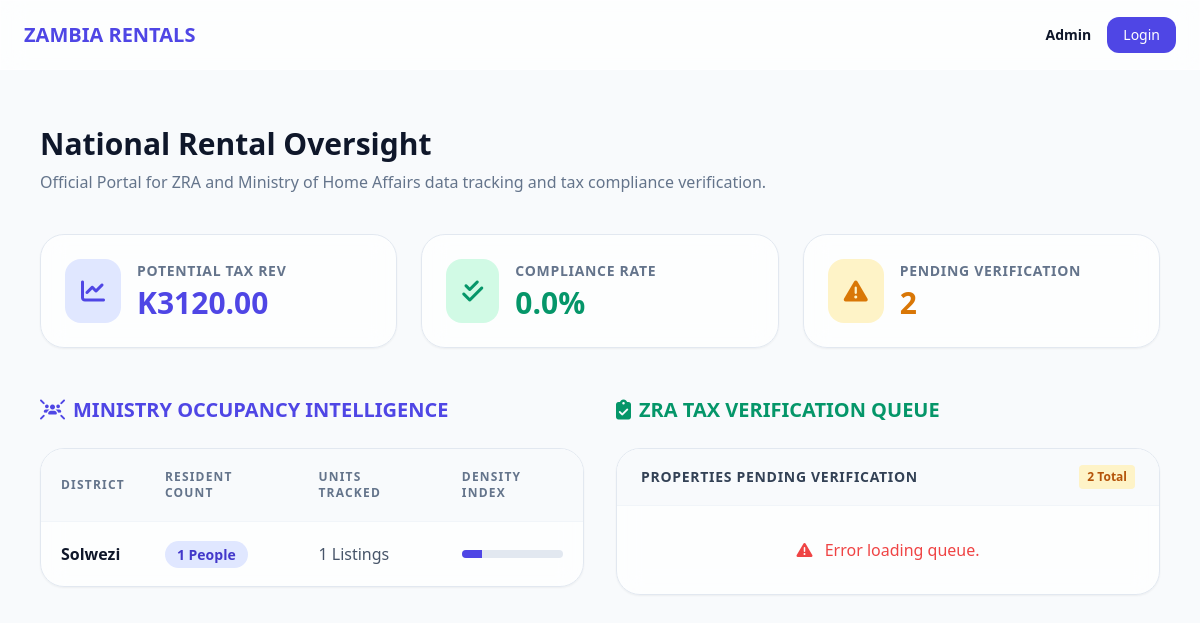
The app's page /gov/oversight/ (signed in) with its own data.
### core/models.py (models this page shows)
class Property(models.Model):
    CATEGORY_CHOICES = (
        ('RESIDENTIAL', 'Residential House/Apartment'),
        ('BOARDING', 'Student Boarding House'),
        ('LODGE', 'Lodge/Short-stay'),
    )
    owner = models.ForeignKey(settings.AUTH_USER_MODEL, on_delete=models.CASCADE, related_name='properties')
    title = models.CharField(max_length=255)
    category = models.CharField(max_length=20, choices=CATEGORY_CHOICES, default='RESIDENTIAL')
    province = models.CharField(max_length=50, default="Lusaka")
    district = models.CharField(max_length=50)
    area_name = models.CharField(max_length=100, blank=True)
    street_address = models.CharField(max_length=255, blank=True)
    price = models.DecimalField(max_digits=10, decimal_places=2)
    is_tax_compliant = models.BooleanField(default=False)
    created_at = models.DateTimeField(auto_now_add=True)
    def estimated_annual_tax(self):
        annual_income = self.price * 12
        policy = TaxPolicy.objects.first()
        if not policy: return 0.00
        return round((annual_income * policy.percentage) / 100, 2)

### core/views.py (the view)
# urls.py: path('gov/oversight/', official_dashboard_page, name='gov-dashboard'),
@login_required
def official_dashboard_page(request):
    if request.user.user_type != 'OFFICIAL':
        return render(request, '403.html')
    all_properties = Property.objects.all()
    total_annual_tax_potential = sum(p.estimated_annual_tax() for p in all_properties)
    compliant_count = all_properties.filter(is_tax_compliant=True).count()
    non_compliant_count = all_properties.filter(is_tax_compliant=False).count()
    occupancy_stats = (
        RentalAgreement.objects.filter(is_active=True)
        .values('property__district')
        .annotate(
            total_people=Sum('number_of_occupants'),
            property_count=Count('property', distinct=True)
        )
        .order_by('-total_people')
    )
    context = {
        'total_tax': total_annual_tax_potential,
        'compliance_rate': (compliant_count / all_properties.count() * 100) if all_properties.count() > 0 else 0,
        'non_compliant_count': non_compliant_count,
        'occupancy_stats': occupancy_stats,
    }
    return render(request, 'official_dashboard.html', context)

### templates/official_dashboard.html (shortened to what this page needs)
{% load static %}
<!DOCTYPE html>
<html lang="en">
<head>
    <script src="https://cdn.tailwindcss.com"></script>
    <link rel="stylesheet" href="https://cdnjs.cloudflare.com/ajax/libs/font-awesome/6.5.1/css/all.min.css">
    <link rel="stylesheet" href="{% static 'css/global.css' %}">
</head>
<body class="bg-slate-50 min-h-screen text-slate-900">
    {% include 'navbar.html' %}
    <main class="max-w-6xl mx-auto px-4 py-8">
        <header class="mb-10">
            <h1 class="text-3xl font-bold text-slate-900">National Rental Oversight</h1>
            <p class="text-slate-500 mt-2">Official Portal for ZRA and Ministry of Home Affairs data tracking and tax compliance verification.</p>
        </header>
        <div class="grid grid-cols-1 md:grid-cols-3 gap-6 mb-12">
            <div class="glass-card p-6 rounded-3xl border border-slate-200 shadow-sm flex items-center">
                <div class="bg-indigo-100 text-indigo-600 p-4 rounded-2xl mr-4">
                    <i class="fas fa-chart-line text-2xl"></i>
                </div>
                <div>
                    <p class="text-slate-500 text-sm font-semibold uppercase tracking-wider">Potential Tax Rev</p>
                    <h2 class="text-3xl font-black mt-1 text-indigo-600">K{{ total_tax|floatformat:2 }}</h2>
                </div>
            </div>
            <div class="glass-card p-6 rounded-3xl border border-slate-200 shadow-sm flex items-center">
                <div class="bg-emerald-100 text-emerald-600 p-4 rounded-2xl mr-4">
                    <i class="fas fa-check-double text-2xl"></i>
                </div>
                <div>
                    <p class="text-slate-500 text-sm font-semibold uppercase tracking-wider">Compliance Rate</p>
                    <h2 class="text-3xl font-black mt-1 text-emerald-600">{{ compliance_rate|floatformat:1 }}%</h2>
                </div>
            </div>
            <div class="glass-card p-6 rounded-3xl border border-slate-200 shadow-sm flex items-center">
                <div class="bg-amber-100 text-amber-600 p-4 rounded-2xl mr-4">
                    <i class="fas fa-exclamation-triangle text-2xl"></i>
                </div>
                <div>
                    <p class="text-slate-500 text-sm font-semibold uppercase tracking-wider">Pending Verification</p>
                    <h2 class="text-3xl font-black mt-1 text-amber-600">{{ non_compliant_count }}</h2>
                </div>
            </div>
        </div>
        <div class="grid grid-cols-1 lg:grid-cols-2 gap-8 mt-8">
            <section>
                <h2 class="text-xl font-bold text-indigo-600 mb-6 uppercase flex items-center">
                    <i class="fas fa-users-rays mr-2"></i> Ministry Occupancy Intelligence
                </h2>
                <div class="glass-card rounded-3xl overflow-hidden border border-slate-200 shadow-sm">
                    <table class="w-full text-left">
                        <thead class="bg-slate-50">
                            <tr class="text-slate-500 text-xs uppercase tracking-widest border-b border-slate-100">
                                <th class="p-5">District</th>
                                <th class="p-5">Resident Count</th>
                                <th class="p-5">Units Tracked</th>
                                <th class="p-5">Density Index</th>
                            </tr>
                        </thead>
                        <tbody class="divide-y divide-slate-100">
                            {% for stat in occupancy_stats %}
                            <tr class="hover:bg-indigo-50/30 transition">
                                <td class="p-5 font-bold text-slate-900">{{ stat.property__district }}</td>
                                <td class="p-5">
                                    <span class="bg-indigo-100 text-indigo-700 px-3 py-1 rounded-full text-sm font-bold">
                                        {{ stat.total_people }} People
                                    </span>
                                </td>
                                <td class="p-5 text-slate-600 font-medium">{{ stat.property_count }} Listings</td>
                                <td class="p-5">
                                    <div class="flex items-center gap-2">
                                        <div class="w-full bg-slate-200 h-2 rounded-full overflow-hidden">
                                            <div class="bg-indigo-600 h-full" style="width: {% if stat.total_people > 50 %}85{% elif stat.total_people > 20 %}50{% else %}20{% endif %}%"></div>
                                        </div>
                                    </div>
                                </td>
                            </tr>
                            {% empty %}
                            <tr>
                                <td colspan="4" class="p-8 text-center text-slate-500">No active rental agreements found.</td>
                            </tr>
                            {% endfor %}
                        </tbody>
                    </table>
                </div>
            </section>
            <section>
                <h2 class="text-xl font-bold text-emerald-600 mb-6 uppercase flex items-center">
                    <i class="fas fa-clipboard-check mr-2"></i> ZRA Tax Verification Queue
                </h2>
                <div class="glass-card rounded-3xl overflow-hidden border border-slate-200 shadow-sm">
                    <div class="bg-slate-50 px-6 py-4 border-b border-slate-100 flex justify-between items-center">
                        <h3 class="font-bold text-sm text-slate-700 uppercase tracking-wider">Properties Pending Verification</h3>
                        <span class="bg-amber-100 text-amber-700 px-2 py-1 rounded text-xs font-bold">{{ non_compliant_count }} Total</span>
                    </div>
                    <div id="taxQueueList" class="divide-y divide-slate-100 max-h-[500px] overflow-y-auto">
                    </div>
                </div>
            </section>
        </div>
    </main>
</body>
</html>

### static/css/global.css (style rules this page uses)
:root { --glass-bg: rgba(255, 255, 255, 0.7); --glass-border: rgba(255, 255, 255, 0.3); --glass-blur: 12px; }
.glass-card { background: var(--glass-bg); backdrop-filter: blur(var(--glass-blur)); border: 1px solid var(--glass-border); transition: transform 0.3s ease, box-shadow 0.3s ease; }

### records on screen
Property: property__district "Solwezi", total_people "1", property_count "1"

### other values on screen
{{ total_tax|floatformat:2 }} "3120.00"
{{ compliance_rate|floatformat:1 }} "0.0"
{{ non_compliant_count }} "2"
